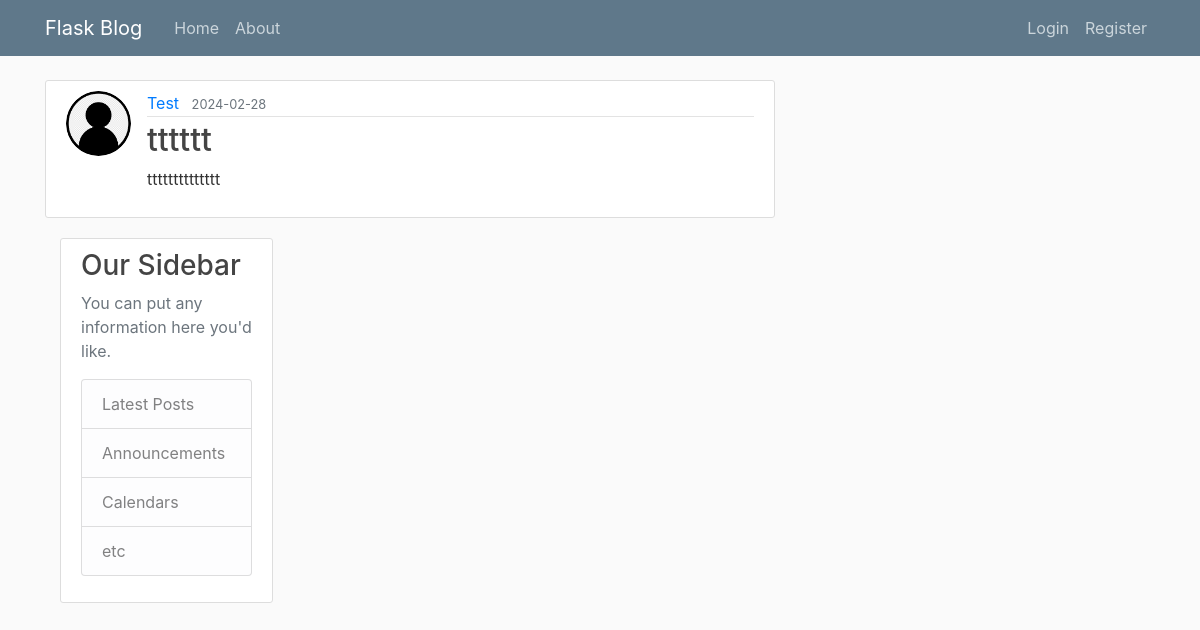
Page /post/7 on the committed database.
### flask_blog/models.py (models this page shows, shortened)
class User(db.Model,UserMixin):
    id=db.Column(db.Integer,primary_key=True)
    username=db.Column(db.String(20),unique=True,nullable=False)
    email=db.Column(db.String(120),unique=True,nullable=False)
    image_file=db.Column(db.String(20),nullable=False,default="default.jpg")
    password=db.Column(db.String(60),nullable=False)
    posts=db.relationship("Post",backref="author",lazy=True)

class Post(db.Model):
    id=db.Column(db.Integer,primary_key=True)
    title=db.Column(db.String(100),nullable=False)
    date_posted=db.Column(db.DateTime,nullable=False,default=datetime.utcnow)
    content=db.Column(db.Text,nullable=False)
    user_id=db.Column(db.Integer,db.ForeignKey("user.id"),nullable=False)

### flask_blog/routes.py (the view)
@app.route("/post/<int:post_id>")
def post(post_id):
    post=Post.query.get_or_404(post_id)
    return render_template("post.html", title=post.title,post=post)

### flask_blog/templates/post.html (shortened to what this page needs)
{% extends "layout.html" %}
{% block content %}
<article class="media content-section">
    <img class="rounded-circle article-img" src="{{ url_for('static',filename='profile_pics/'+ post.author.image_file ) }}">
    <div class="media-body">
    <div class="article-metadata">
        <a class="mr-2" href="{{url_for('user_posts',username=post.author.username)}}">{{ post.author.username }}</a>
        <small class="text-muted">{{ post.date_posted.strftime("%Y-%m-%d") }}</small>
    </div>
    <h2 class="article-title">{{ post.title }}</h2>
    <p class="article-content">{{ post.content }}</p>
    </div>
</article>
{% endblock  content %}

### flask_blog/static/main.css (style rules this page uses)
body { background: #fafafa; color: #333333; margin-top: 5rem; }
h1, h2, h3, h4, h5, h6 { color: #444444; }
.content-section { background: #ffffff; padding: 10px 20px; border: 1px solid #dddddd; border-radius: 3px; margin-bottom: 20px; }
.article-title { color: #444444; }
.article-content { white-space: pre-line; }
.article-img { height: 65px; width: 65px; margin-right: 16px; }
.article-metadata { padding-bottom: 1px; margin-bottom: 4px; border-bottom: 1px solid #e3e3e3 }

### rows in the picture
User: image_file (placeholder picture), author.username "Test"
Post: date_posted "2024-02-28", title "tttttt", content "tttttttttttttt"
